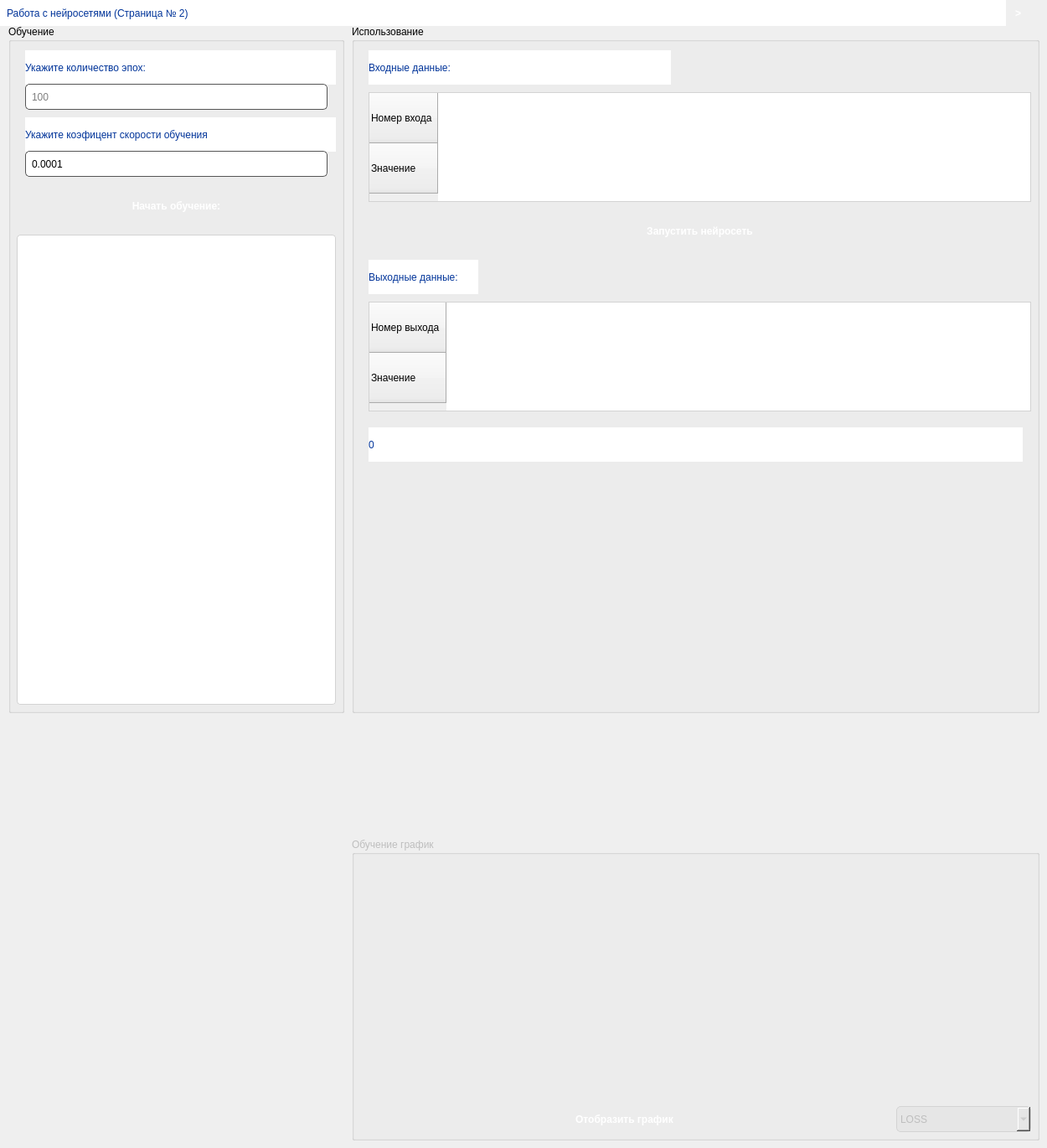
      <widget class="QWidget" name="page_2">
       <widget class="QLabel" name="label_13">
        <property name="geometry">
         <rect>
          <x>0</x>
          <y>0</y>
          <width>1201</width>
          <height>31</height>
         </rect>
        </property>
        <property name="styleSheet">
         <string notr="true">QLabel {
    background-color: white;
    color: #003399;
	padding: 5px;
	font: 14pt &quot;Segoe UI&quot;;
}</string>
        </property>
        <property name="text">
         <string>Работа с нейросетями (Страница № 2)</string>
        </property>
       </widget>
       <widget class="QGroupBox" name="groupBox_12">
        <property name="geometry">
         <rect>
          <x>10</x>
          <y>30</y>
          <width>401</width>
          <height>821</height>
         </rect>
        </property>
        <property name="title">
         <string>Обучение</string>
        </property>
        <widget class="QLabel" name="label_38">
         <property name="geometry">
          <rect>
           <x>20</x>
           <y>30</y>
           <width>371</width>
           <height>41</height>
          </rect>
         </property>
         <property name="styleSheet">
          <string notr="true">QLabel {
    background-color: white;
    color: #003399;
}</string>
         </property>
         <property name="text">
          <string>Укажите количество эпох:</string>
         </property>
        </widget>
        <widget class="QLineEdit" name="lineEdit_6">
         <property name="geometry">
          <rect>
           <x>20</x>
           <y>70</y>
           <width>361</width>
           <height>31</height>
          </rect>
         </property>
         <property name="styleSheet">
          <string notr="true">QLineEdit {
    background-color: #FFFFFF;
    border: 1px solid #555555;
    border-radius: 5px;
    padding: 5px;
}

QLineEdit:hover {
    background-color: #E0E0E0;
}

QLineEdit:focused {
    border: 1px solid #0077C9;
}
</string>
         </property>
         <property name="placeholderText">
          <string>100</string>
         </property>
        </widget>
        <widget class="QLabel" name="label_39">
         <property name="geometry">
          <rect>
           <x>20</x>
           <y>110</y>
           <width>371</width>
           <height>41</height>
          </rect>
         </property>
         <property name="styleSheet">
          <string notr="true">QLabel {
    background-color: white;
    color: #003399;
}</string>
         </property>
         <property name="text">
          <string>Укажите коэфицент скорости обучения</string>
         </property>
        </widget>
        <widget class="QLineEdit" name="lineEdit_7">
         <property name="geometry">
          <rect>
           <x>20</x>
           <y>150</y>
           <width>361</width>
           <height>31</height>
          </rect>
         </property>
         <property name="styleSheet">
          <string notr="true">QLineEdit {
    background-color: #FFFFFF;
    border: 1px solid #555555;
    border-radius: 5px;
    padding: 5px;
}

QLineEdit:hover {
    background-color: #E0E0E0;
}

QLineEdit:focused {
    border: 1px solid #0077C9;
}
</string>
         </property>
         <property name="text">
          <string>0.0001</string>
         </property>
         <property name="placeholderText">
          <string>0.001</string>
         </property>
        </widget>
        <widget class="QPushButton" name="pushButton_53">
         <property name="geometry">
          <rect>
           <x>10</x>
           <y>200</y>
           <width>381</width>
           <height>31</height>
          </rect>
         </property>
         <property name="styleSheet">
          <string notr="true">QPushButton
{
background-color: qlineargradient(x1: 0, y1: 0, x2: 0, y2: 1,
                                 stop: 0 #6da8f7, stop: 1 #4b7dda);
color: white;
border-radius: 5px;
border: none;
font-weight: bold;
font-size: 12px;
padding: 3px 5px;
}

QPushButton:hover
{
background-color: qlineargradient(x1: 0, y1: 0, x2: 0, y2: 1,
                                 stop: 0 #4b7dda, stop: 1 #6da8f7);
}

QPushButton:pressed
{
background-color: qlineargradient(x1: 0, y1: 0, x2: 0, y2: 1,
                                 stop: 0 #4b7dda, stop: 1 #6da8f7);
padding-left: 8px;
padding-top: 6px;
}
</string>
         </property>
         <property name="text">
          <string>Начать обучение:</string>
         </property>
        </widget>
        <widget class="QListWidget" name="listWidget_2">
         <property name="geometry">
          <rect>
           <x>10</x>
           <y>250</y>
           <width>381</width>
           <height>561</height>
          </rect>
         </property>
         <property name="styleSheet">
          <string notr="true">QListWidget {
    background-color: white;
    border: 1px solid lightgray;
    border-radius: 4px;
}

QListWidget::item {
    padding: 5px;
}

QListWidget::item:selected {
    background-color: lightblue;
}
</string>
         </property>
        </widget>
       </widget>
       <widget class="QGroupBox" name="groupBox_13">
        <property name="geometry">
         <rect>
          <x>420</x>
          <y>30</y>
          <width>821</width>
          <height>821</height>
         </rect>
        </property>
        <property name="title">
         <string>Использование</string>
        </property>
        <widget class="QTableWidget" name="tableWidget_5">
         <property name="geometry">
          <rect>
           <x>20</x>
           <y>80</y>
           <width>791</width>
           <height>131</height>
          </rect>
         </property>
         <property name="styleSheet">
          <string notr="true">QTableWidget
{
    background-color: white;
    gridline-color: lightgray;
    border: 1px solid lightgray;
	font:16px;
}

QTableWidget::item
{
    padding: 3px;
}

QTableWidget::item:selected {
    background: qlineargradient(x1: 0, y1: 0, x2: 0, y2: 1, stop: 0 #add8e6, stop: 1 #ffffff);
    border: 1px solid #87CEFA;
	color: rgb(0, 0, 0);
}
</string>
         </property>
         <property name="frameShape">
          <enum>QFrame::StyledPanel</enum>
         </property>
         <attribute name="horizontalHeaderVisible">
          <bool>false</bool>
         </attribute>
         <attribute name="horizontalHeaderMinimumSectionSize">
          <number>60</number>
         </attribute>
         <attribute name="horizontalHeaderDefaultSectionSize">
          <number>60</number>
         </attribute>
         <attribute name="verticalHeaderMinimumSectionSize">
          <number>60</number>
         </attribute>
         <attribute name="verticalHeaderDefaultSectionSize">
          <number>60</number>
         </attribute>
         <row>
          <property name="text">
           <string>Номер входа</string>
          </property>
         </row>
         <row>
          <property name="text">
           <string>Значение</string>
          </property>
         </row>
        </widget>
        <widget class="QTableWidget" name="tableWidget_6">
         <property name="geometry">
          <rect>
           <x>20</x>
           <y>330</y>
           <width>791</width>
           <height>131</height>
          </rect>
         </property>
         <property name="styleSheet">
          <string notr="true">QTableWidget
{
    background-color: white;
    gridline-color: lightgray;
    border: 1px solid lightgray;
	font:16px;
}

QTableWidget::item
{
    padding: 3px;
}

QTableWidget::item:selected {
    background: qlineargradient(x1: 0, y1: 0, x2: 0, y2: 1, stop: 0 #add8e6, stop: 1 #ffffff);
    border: 1px solid #87CEFA;
	color: rgb(0, 0, 0);
}
</string>
         </property>
         <property name="frameShape">
          <enum>QFrame::StyledPanel</enum>
         </property>
         <attribute name="horizontalHeaderVisible">
          <bool>false</bool>
         </attribute>
         <attribute name="horizontalHeaderMinimumSectionSize">
          <number>60</number>
         </attribute>
         <attribute name="horizontalHeaderDefaultSectionSize">
          <number>60</number>
         </attribute>
         <attribute name="verticalHeaderMinimumSectionSize">
          <number>60</number>
         </attribute>
         <attribute name="verticalHeaderDefaultSectionSize">
          <number>60</number>
         </attribute>
         <row>
          <property name="text">
           <string>Номер выхода</string>
          </property>
         </row>
         <row>
          <property name="text">
           <string>Значение</string>
          </property>
         </row>
        </widget>
        <widget class="QLabel" name="label_41">
         <property name="geometry">
          <rect>
           <x>20</x>
           <y>30</y>
           <width>361</width>
           <height>41</height>
          </rect>
         </property>
         <property name="styleSheet">
          <string notr="true">QLabel {
    background-color: white;
    color: #003399;
}</string>
         </property>
         <property name="text">
          <string>Входные данные:</string>
         </property>
        </widget>
        <widget class="QLabel" name="label_42">
         <property name="geometry">
          <rect>
           <x>20</x>
           <y>280</y>
           <width>131</width>
           <height>41</height>
          </rect>
         </property>
         <property name="styleSheet">
          <string notr="true">QLabel {
    background-color: white;
    color: #003399;
}</string>
         </property>
         <property name="text">
          <string>Выходные данные:</string>
         </property>
        </widget>
        <widget class="QPushButton" name="pushButton_55">
         <property name="geometry">
          <rect>
           <x>20</x>
           <y>230</y>
           <width>791</width>
           <height>31</height>
          </rect>
         </property>
         <property name="styleSheet">
          <string notr="true">QPushButton
{
background-color: qlineargradient(x1: 0, y1: 0, x2: 0, y2: 1,
                                 stop: 0 #6da8f7, stop: 1 #4b7dda);
color: white;
border-radius: 5px;
border: none;
font-weight: bold;
font-size: 12px;
padding: 3px 5px;
}

QPushButton:hover
{
background-color: qlineargradient(x1: 0, y1: 0, x2: 0, y2: 1,
                                 stop: 0 #4b7dda, stop: 1 #6da8f7);
}

QPushButton:pressed
{
background-color: qlineargradient(x1: 0, y1: 0, x2: 0, y2: 1,
                                 stop: 0 #4b7dda, stop: 1 #6da8f7);
padding-left: 8px;
padding-top: 6px;
}
</string>
         </property>
         <property name="text">
          <string>Запустить нейросеть</string>
         </property>
        </widget>
        <widget class="QLabel" name="label_45">
         <property name="geometry">
          <rect>
           <x>20</x>
           <y>480</y>
           <width>781</width>
           <height>41</height>
          </rect>
         </property>
         <property name="styleSheet">
          <string notr="true">QLabel {
    background-color: white;
    color: #003399;
}</string>
         </property>
         <property name="text">
          <string>0</string>
         </property>
        </widget>
       </widget>
       <widget class="QGroupBox" name="HIDDENGRAPH">
        <property name="enabled">
         <bool>false</bool>
        </property>
        <property name="geometry">
         <rect>
          <x>420</x>
          <y>1000</y>
          <width>821</width>
          <height>361</height>
         </rect>
        </property>
        <property name="title">
         <string>Обучение график</string>
        </property>
        <widget class="QWidget" name="widget_2" native="true">
         <property name="geometry">
          <rect>
           <x>10</x>
           <y>30</y>
           <width>801</width>
           <height>281</height>
          </rect>
         </property>
        </widget>
        <widget class="QPushButton" name="pushButton_56">
         <property name="geometry">
          <rect>
           <x>10</x>
           <y>320</y>
           <width>631</width>
           <height>31</height>
          </rect>
         </property>
         <property name="styleSheet">
          <string notr="true">QPushButton
{
background-color: qlineargradient(x1: 0, y1: 0, x2: 0, y2: 1,
                                 stop: 0 #6da8f7, stop: 1 #4b7dda);
color: white;
border-radius: 5px;
border: none;
font-weight: bold;
font-size: 12px;
padding: 3px 5px;
}

QPushButton:hover
{
background-color: qlineargradient(x1: 0, y1: 0, x2: 0, y2: 1,
                                 stop: 0 #4b7dda, stop: 1 #6da8f7);
}

QPushButton:pressed
{
background-color: qlineargradient(x1: 0, y1: 0, x2: 0, y2: 1,
                                 stop: 0 #4b7dda, stop: 1 #6da8f7);
padding-left: 8px;
padding-top: 6px;
}
</string>
         </property>
         <property name="text">
          <string>Отобразить график</string>
         </property>
        </widget>
        <widget class="QComboBox" name="comboBox_9">
         <property name="geometry">
          <rect>
           <x>650</x>
           <y>320</y>
           <width>161</width>
           <height>31</height>
          </rect>
         </property>
         <property name="styleSheet">
          <string notr="true">QComboBox
{
    background-color: white;
    border: 1px solid lightgray;
    border-radius: 5px;
}

QComboBox:hover
{
    background-color: rgba(200, 200, 200, 0.2);
}

QComboBox:!enabled
{
    background-color: rgb(230, 230, 230);
}
</string>
         </property>
         <item>
          <property name="text">
           <string>LOSS</string>
          </property>
         </item>
         <item>
          <property name="text">
           <string>CUSTOM</string>
          </property>
         </item>
        </widget>
       </widget>
       <widget class="QPushButton" name="pushButton_59">
        <property name="geometry">
         <rect>
          <x>1200</x>
          <y>0</y>
          <width>31</width>
          <height>31</height>
         </rect>
        </property>
        <property name="styleSheet">
         <string notr="true">QPushButton
{
background-color: qlineargradient(x1: 0, y1: 0, x2: 0, y2: 1,
                                 stop: 0 #6da8f7, stop: 1 #4b7dda);
color: white;
border-radius: 5px;
border: none;
font-weight: bold;
font-size: 12px;
padding: 3px 5px;
}

QPushButton:hover
{
background-color: qlineargradient(x1: 0, y1: 0, x2: 0, y2: 1,
                                 stop: 0 #4b7dda, stop: 1 #6da8f7);
}

QPushButton:pressed
{
background-color: qlineargradient(x1: 0, y1: 0, x2: 0, y2: 1,
                                 stop: 0 #4b7dda, stop: 1 #6da8f7);
padding-left: 8px;
padding-top: 6px;
}
</string>
        </property>
        <property name="text">
         <string>&gt;</string>
        </property>
       </widget>
       <widget class="QPushButton" name="pushButton_60">
        <property name="geometry">
         <rect>
          <x>1160</x>
          <y>0</y>
          <width>31</width>
          <height>31</height>
         </rect>
        </property>
        <property name="styleSheet">
         <string notr="true">QPushButton
{
background-color: qlineargradient(x1: 0, y1: 0, x2: 0, y2: 1,
                                 stop: 0 #6da8f7, stop: 1 #4b7dda);
color: white;
border-radius: 5px;
border: none;
font-weight: bold;
font-size: 12px;
padding: 3px 5px;
}

QPushButton:hover
{
background-color: qlineargradient(x1: 0, y1: 0, x2: 0, y2: 1,
                                 stop: 0 #4b7dda, stop: 1 #6da8f7);
}

QPushButton:pressed
{
background-color: qlineargradient(x1: 0, y1: 0, x2: 0, y2: 1,
                                 stop: 0 #4b7dda, stop: 1 #6da8f7);
padding-left: 8px;
padding-top: 6px;
}
</string>
        </property>
        <property name="text">
         <string>&lt;</string>
        </property>
       </widget>
      </widget>
